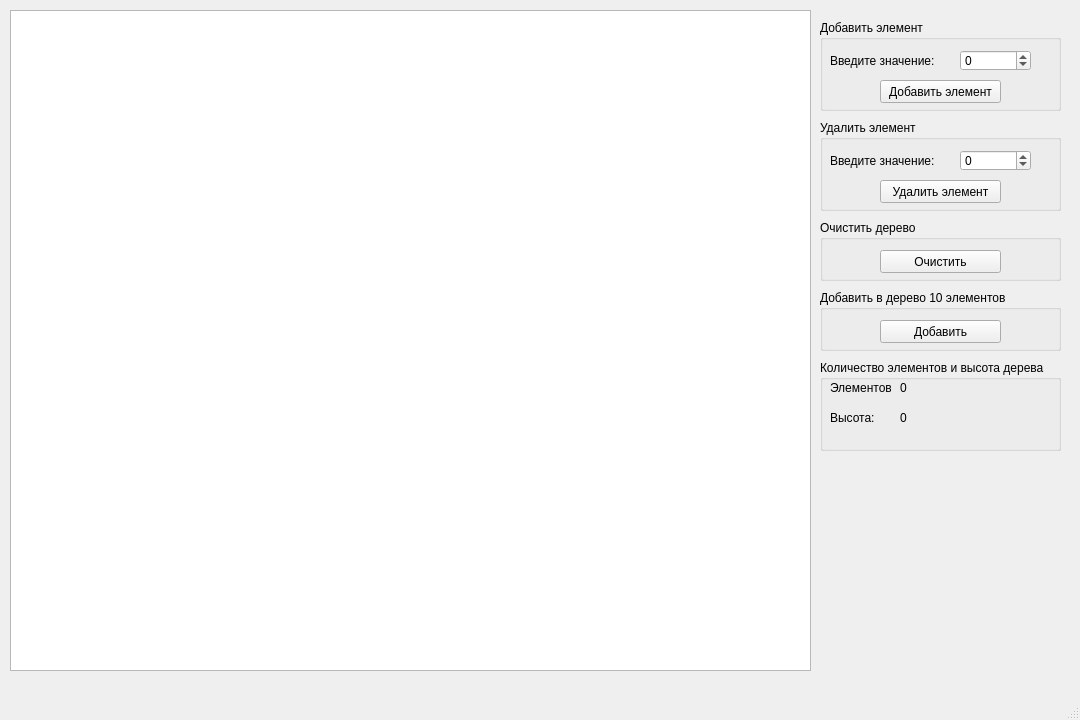
<?xml version="1.0" encoding="UTF-8"?>
<ui version="4.0">
 <class>MainWindow</class>
 <widget class="QMainWindow" name="MainWindow">
  <property name="geometry">
   <rect>
    <x>0</x>
    <y>0</y>
    <width>1080</width>
    <height>720</height>
   </rect>
  </property>
  <property name="windowTitle">
   <string>MainWindow</string>
  </property>
  <widget class="QWidget" name="centralwidget">
   <widget class="QGraphicsView" name="graphicsView">
    <property name="geometry">
     <rect>
      <x>10</x>
      <y>10</y>
      <width>801</width>
      <height>661</height>
     </rect>
    </property>
   </widget>
   <widget class="QGroupBox" name="groupBox">
    <property name="geometry">
     <rect>
      <x>820</x>
      <y>20</y>
      <width>241</width>
      <height>91</height>
     </rect>
    </property>
    <property name="title">
     <string>Добавить элемент</string>
    </property>
    <widget class="QSpinBox" name="spinBox">
     <property name="geometry">
      <rect>
       <x>140</x>
       <y>30</y>
       <width>71</width>
       <height>21</height>
      </rect>
     </property>
     <property name="minimum">
      <number>-10000</number>
     </property>
     <property name="maximum">
      <number>10000</number>
     </property>
     <property name="value">
      <number>0</number>
     </property>
    </widget>
    <widget class="QLabel" name="label">
     <property name="geometry">
      <rect>
       <x>10</x>
       <y>30</y>
       <width>121</width>
       <height>21</height>
      </rect>
     </property>
     <property name="text">
      <string>Введите значение:</string>
     </property>
    </widget>
    <widget class="QPushButton" name="pushButton">
     <property name="geometry">
      <rect>
       <x>60</x>
       <y>60</y>
       <width>121</width>
       <height>23</height>
      </rect>
     </property>
     <property name="text">
      <string>Добавить элемент</string>
     </property>
    </widget>
   </widget>
   <widget class="QGroupBox" name="groupBox_2">
    <property name="geometry">
     <rect>
      <x>820</x>
      <y>120</y>
      <width>241</width>
      <height>91</height>
     </rect>
    </property>
    <property name="title">
     <string>Удалить элемент</string>
    </property>
    <widget class="QSpinBox" name="spinBox_2">
     <property name="geometry">
      <rect>
       <x>140</x>
       <y>30</y>
       <width>71</width>
       <height>21</height>
      </rect>
     </property>
     <property name="minimum">
      <number>-10000</number>
     </property>
     <property name="maximum">
      <number>10000</number>
     </property>
    </widget>
    <widget class="QLabel" name="label_2">
     <property name="geometry">
      <rect>
       <x>10</x>
       <y>30</y>
       <width>121</width>
       <height>21</height>
      </rect>
     </property>
     <property name="text">
      <string>Введите значение:</string>
     </property>
    </widget>
    <widget class="QPushButton" name="pushButton_2">
     <property name="geometry">
      <rect>
       <x>60</x>
       <y>60</y>
       <width>121</width>
       <height>23</height>
      </rect>
     </property>
     <property name="text">
      <string>Удалить элемент</string>
     </property>
    </widget>
   </widget>
   <widget class="QGroupBox" name="groupBox_4">
    <property name="geometry">
     <rect>
      <x>820</x>
      <y>360</y>
      <width>241</width>
      <height>91</height>
     </rect>
    </property>
    <property name="title">
     <string>Количество элементов и высота дерева</string>
    </property>
    <widget class="QLabel" name="label_4">
     <property name="geometry">
      <rect>
       <x>10</x>
       <y>20</y>
       <width>61</width>
       <height>16</height>
      </rect>
     </property>
     <property name="text">
      <string>Элементов:</string>
     </property>
    </widget>
    <widget class="QLabel" name="label_5">
     <property name="geometry">
      <rect>
       <x>80</x>
       <y>20</y>
       <width>47</width>
       <height>16</height>
      </rect>
     </property>
     <property name="text">
      <string>0</string>
     </property>
    </widget>
    <widget class="QLabel" name="label_6">
     <property name="geometry">
      <rect>
       <x>10</x>
       <y>50</y>
       <width>61</width>
       <height>16</height>
      </rect>
     </property>
     <property name="text">
      <string>Высота:</string>
     </property>
    </widget>
    <widget class="QLabel" name="label_7">
     <property name="geometry">
      <rect>
       <x>80</x>
       <y>50</y>
       <width>47</width>
       <height>16</height>
      </rect>
     </property>
     <property name="text">
      <string>0</string>
     </property>
    </widget>
   </widget>
   <widget class="QGroupBox" name="groupBox_5">
    <property name="geometry">
     <rect>
      <x>820</x>
      <y>220</y>
      <width>241</width>
      <height>61</height>
     </rect>
    </property>
    <property name="title">
     <string>Очистить дерево</string>
    </property>
    <widget class="QPushButton" name="pushButton_4">
     <property name="geometry">
      <rect>
       <x>60</x>
       <y>30</y>
       <width>121</width>
       <height>23</height>
      </rect>
     </property>
     <property name="text">
      <string>Очистить</string>
     </property>
    </widget>
   </widget>
   <widget class="QGroupBox" name="groupBox_6">
    <property name="geometry">
     <rect>
      <x>820</x>
      <y>290</y>
      <width>241</width>
      <height>61</height>
     </rect>
    </property>
    <property name="title">
     <string>Добавить в дерево 10 элементов</string>
    </property>
    <widget class="QPushButton" name="pushButton_5">
     <property name="geometry">
      <rect>
       <x>60</x>
       <y>30</y>
       <width>121</width>
       <height>23</height>
      </rect>
     </property>
     <property name="text">
      <string>Добавить</string>
     </property>
    </widget>
   </widget>
  </widget>
  <widget class="QMenuBar" name="menubar">
   <property name="geometry">
    <rect>
     <x>0</x>
     <y>0</y>
     <width>1080</width>
     <height>21</height>
    </rect>
   </property>
  </widget>
  <widget class="QStatusBar" name="statusbar"/>
 </widget>
 <resources/>
 <connections/>
</ui>
